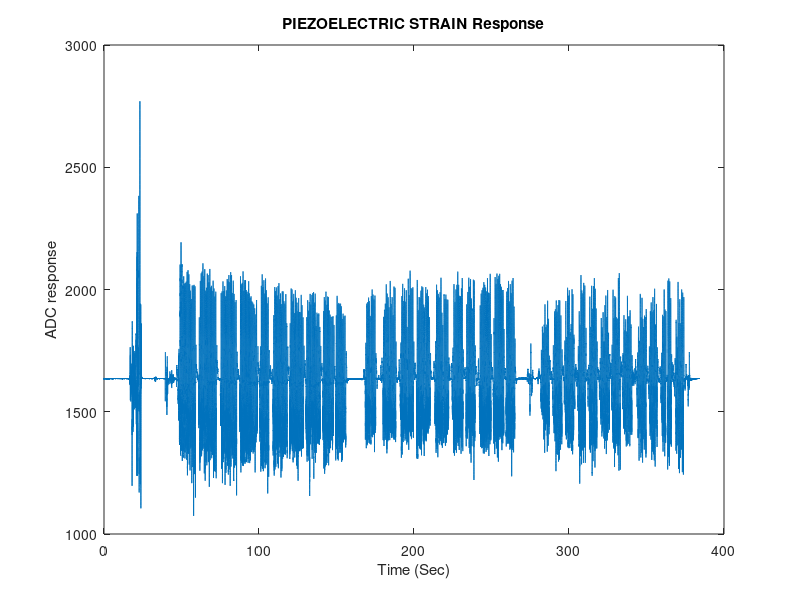

This figure's MATLAB source: (Note: this script raises an error after producing the figure.)
%this script load the raw emg signal
%normalize the signal
%truncate manually carrot, apple, banana eating signal
%truncate first five chews of each bite 
%input: RAW EMG mat file
%output: Processed signal: strain_carrot_subxx (contain 10 cell for 10 bites),
%strain_apple_subxx (contain 10 cell for 10 bites), strain_banana_subxx (contain 10 cell for 10 bites)

clc;clear all;close all;
s=cell2mat(struct2cell(load ('STRAIN_SUB01.mat')));
ts = (0:numel(s)-1)/1000;
figure;
plot(ts,s);
title('PIEZOELECTRIC STRAIN Response');
xlabel('Time (Sec)')
ylabel('ADC response');

%% filtering and normalization
filt=designfilt('lowpassiir', 'PassbandFrequency', 2.7, 'StopbandFrequency', 3, 'PassbandRipple', 1, 'StopbandAttenuation', 60, 'SampleRate', 1000);
strain=filtfilt(filt,s);
strain= rmoutliers(strain);
[XNorm, mu, stddev] = featureNormalize(s); %normalize
%%
%truncation of  apple, banana, and carrot (manually)
%confirm the food order from record
figure;
plot(XNorm)
[x,y]=ginput(6);
a=XNorm(x(1,1):x(2,1)); %apple
b=XNorm(x(3,1):x(4,1)); %banana
c=XNorm(x(5,1):x(6,1)); %carrot

%%
%truncation of first five chews for first 10 bites of apple
figure;
plot(a)
x1=ginput();
x11=x1(1,1);
x12=x1(2,1);
A{1}=a(x11:x12);

plot(a)
x1=ginput();
x11=x1(1,1);
x12=x1(2,1);
A{2}=a(x11:x12);

plot(a)
x1=ginput();
x11=x1(1,1);
x12=x1(2,1);
A{3}=a(x11:x12);

plot(a)
x1=ginput();
x11=x1(1,1);
x12=x1(2,1);
A{4}=a(x11:x12);

plot(a)
x1=ginput();
x11=x1(1,1);
x12=x1(2,1);
A{5}=a(x11:x12);

plot(a)
x1=ginput();
x11=x1(1,1);
x12=x1(2,1);
A{6}=a(x11:x12);


plot(a)
x1=ginput();
x11=x1(1,1);
x12=x1(2,1);
A{7}=a(x11:x12);

plot(a)
x1=ginput();
x11=x1(1,1);
x12=x1(2,1);
A{8}=a(x11:x12);

plot(a)
x1=ginput();
x11=x1(1,1);
x12=x1(2,1);
A{9}=a(x11:x12);

plot(a)
x1=ginput();
x11=x1(1,1);
x12=x1(2,1);
A{10}=a(x11:x12);

save('strain_apple_sub01.mat','A') %change filename

%%

%%
%truncation of first five chews for first 10 bites of carrot
figure;
plot(c)
x1=ginput();
x11=x1(1,1);
x12=x1(2,1);
C{1}=c(x11:x12);


plot(c)
x1=ginput();
x11=x1(1,1);
x12=x1(2,1);
C{2}=c(x11:x12);

plot(c)
x1=ginput();
x11=x1(1,1);
x12=x1(2,1);
C{3}=c(x11:x12);

plot(c)
x1=ginput();
x11=x1(1,1);
x12=x1(2,1);
C{4}=c(x11:x12);

plot(c)
x1=ginput();
x11=x1(1,1);
x12=x1(2,1);
C{5}=c(x11:x12);

plot(c)
x1=ginput();
x11=x1(1,1);
x12=x1(2,1);
C{6}=c(x11:x12);


plot(c)
x1=ginput();
x11=x1(1,1);
x12=x1(2,1);
C{7}=c(x11:x12);

plot(c)
x1=ginput();
x11=x1(1,1);
x12=x1(2,1);
C{8}=c(x11:x12);

plot(c)
x1=ginput();
x11=x1(1,1);
x12=x1(2,1);
C{9}=c(x11:x12);

plot(c)
x1=ginput();
x11=x1(1,1);
x12=x1(2,1);
C{10}=c(x11:x12);
save('strain_carrot_sub01.mat','C')

%%

%%
%truncation of first five chews for first 10 bites of Banana
figure;
plot(b)
x1=ginput();
x11=x1(1,1);
x12=x1(2,1);
B{1}=b(x11:x12);


plot(b)
x1=ginput();
x11=x1(1,1);
x12=x1(2,1);
B{2}=b(x11:x12);

plot(b)
x1=ginput();
x11=x1(1,1);
x12=x1(2,1);
B{3}=b(x11:x12);

plot(b)
x1=ginput();
x11=x1(1,1);
x12=x1(2,1);
B{4}=b(x11:x12);

plot(b)
x1=ginput();
x11=x1(1,1);
x12=x1(2,1);
B{5}=b(x11:x12);

plot(b)
x1=ginput();
x11=x1(1,1);
x12=x1(2,1);
B{6}=b(x11:x12);


plot(b)
x1=ginput();
x11=x1(1,1);
x12=x1(2,1);
B{7}=b(x11:x12);

plot(b)
x1=ginput();
x11=x1(1,1);
x12=x1(2,1);
B{8}=b(x11:x12);

plot(b)
x1=ginput();
x11=x1(1,1);
x12=x1(2,1);
B{9}=b(x11:x12);

plot(b)
x1=ginput();
x11=x1(1,1);
x12=x1(2,1);
B{10}=b(x11:x12);
save('strain_banana_sub01.mat','B')
